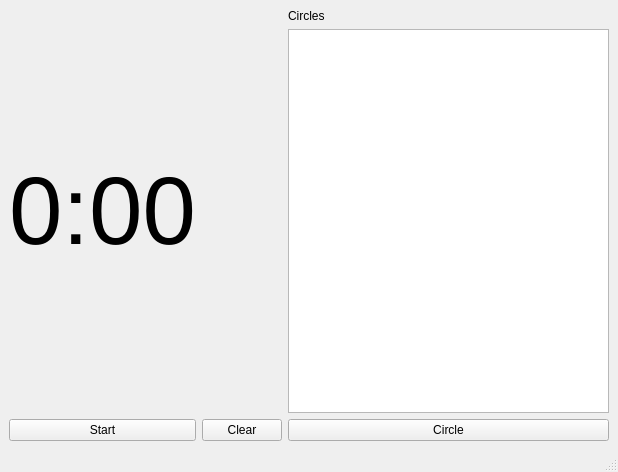
<?xml version="1.0" encoding="UTF-8"?>
<ui version="4.0">
 <class>MainWindow</class>
 <widget class="QMainWindow" name="MainWindow">
  <property name="geometry">
   <rect>
    <x>0</x>
    <y>0</y>
    <width>618</width>
    <height>472</height>
   </rect>
  </property>
  <property name="windowTitle">
   <string>MainWindow</string>
  </property>
  <widget class="QWidget" name="centralwidget">
   <layout class="QGridLayout" name="gridLayout">
    <item row="0" column="0" rowspan="2">
     <widget class="QLabel" name="tl_time">
      <property name="font">
       <font>
        <pointsize>72</pointsize>
       </font>
      </property>
      <property name="text">
       <string>0:00</string>
      </property>
     </widget>
    </item>
    <item row="1" column="2">
     <widget class="QTextBrowser" name="tb_circles"/>
    </item>
    <item row="2" column="2">
     <widget class="QPushButton" name="pb_circle">
      <property name="text">
       <string>Circle</string>
      </property>
     </widget>
    </item>
    <item row="2" column="1">
     <widget class="QPushButton" name="pb_clear">
      <property name="text">
       <string>Clear</string>
      </property>
     </widget>
    </item>
    <item row="0" column="2">
     <widget class="QLabel" name="tl_circles">
      <property name="text">
       <string>Сircles</string>
      </property>
     </widget>
    </item>
    <item row="2" column="0">
     <widget class="QPushButton" name="pb_start_stop">
      <property name="text">
       <string>Start</string>
      </property>
     </widget>
    </item>
   </layout>
  </widget>
  <widget class="QMenuBar" name="menubar">
   <property name="geometry">
    <rect>
     <x>0</x>
     <y>0</y>
     <width>618</width>
     <height>26</height>
    </rect>
   </property>
  </widget>
  <widget class="QStatusBar" name="statusbar"/>
 </widget>
 <resources/>
 <connections/>
</ui>
